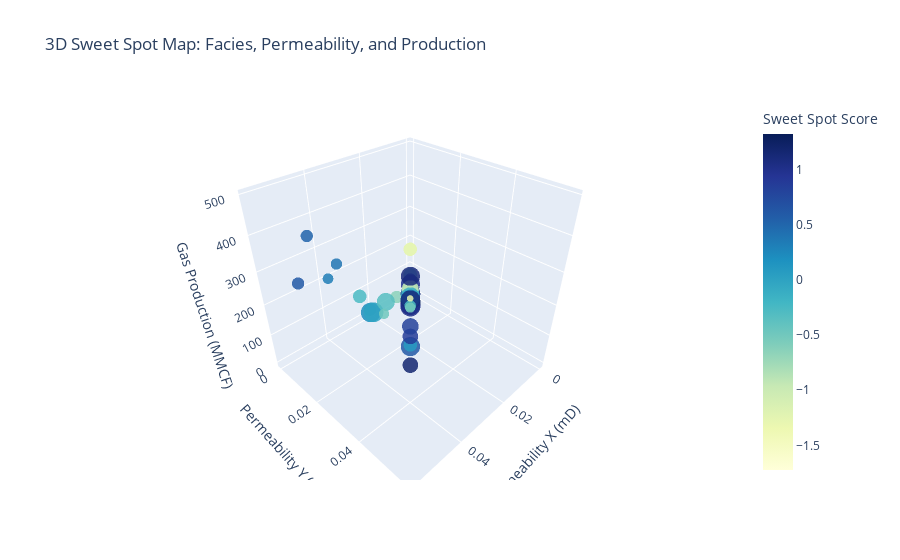

The cell this chart's notebook holds for it:
### Code cell
# Interactive 3D sweet spot map
fig = px.scatter_3d(
    df,
    x="perm_x",
    y="perm_y",
    z="gas_prod_mmcf",
    color="sweetspot_score",
    size="oil_prod_mstb",
    hover_data=["Facies", "perm_x", "perm_y", "oil_prod_mstb", "gas_prod_mmcf", "sweetspot_score"],
    title="3D Sweet Spot Map: Facies, Permeability, and Production",
    color_continuous_scale="YlGnBu"
)

fig.update_traces(marker=dict(opacity=0.85, line=dict(width=0)))
fig.update_layout(scene=dict(
    xaxis_title='Permeability X (mD)',
    yaxis_title='Permeability Y (mD)',
    zaxis_title='Gas Production (MMCF)',
), coloraxis_colorbar=dict(title="Sweet Spot Score"))

fig.show()
